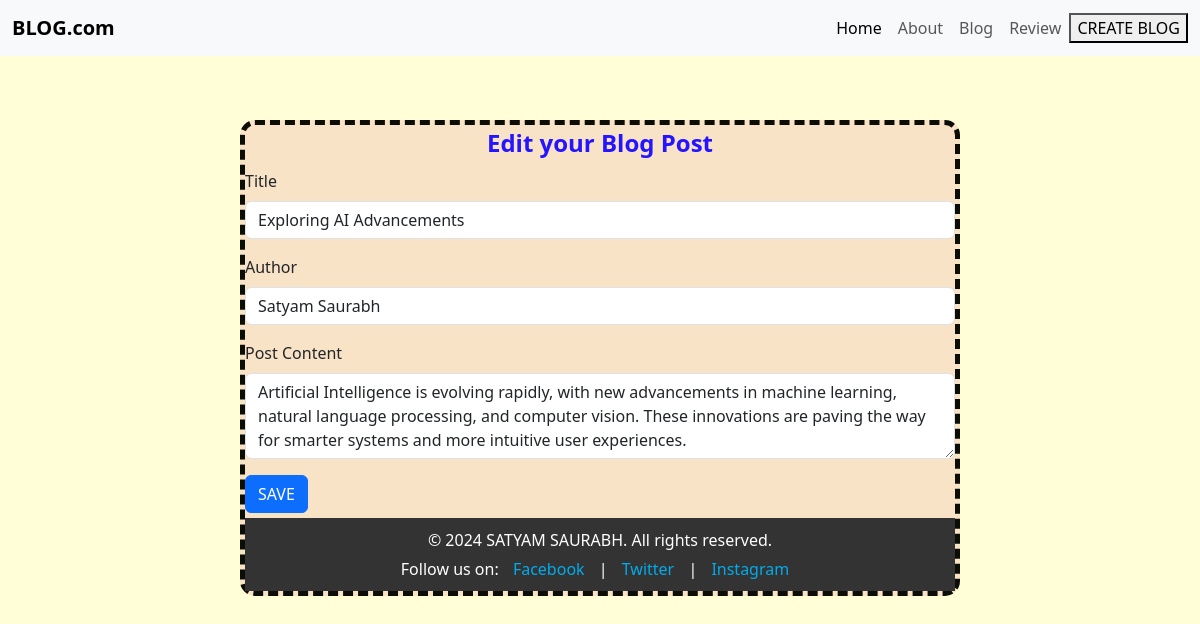
/update/14, run on the app's committed database.
### app.py (models this page shows, shortened)
class database(db.Model):
    id = db.Column(db.Integer, primary_key=True)
    Title = db.Column(db.String(50), nullable=False, unique=False)
    Date = db.Column(db.DateTime, default=datetime.utcnow)
    Content = db.Column(db.Text, nullable=False)
    Author = db.Column(db.String(20), nullable=False)
    likes = db.Column(db.Integer, default=0)
    Image = db.Column(db.String(100), nullable=True)  # New column for image filename

### app.py (the view, shortened to what this page needs)
@app.route('/update/<int:id>', methods=['POST','GET'])
def update(id):
    post=database.query.filter_by(id=id).first()
    return render_template ("update.html", post=post)

### templates/update.html (shortened to what this page needs)
<!DOCTYPE html>
<html lang="en">
<head>
    <link href="https://cdn.jsdelivr.net/npm/bootstrap@5.3.0/dist/css/bootstrap.min.css" rel="stylesheet">
    <link rel="stylesheet" href="https://cdn.jsdelivr.net/npm/purecss@3.0.0/build/pure-min.css"
>
    <link rel="stylesheet" href="{{ url_for('static', filename='style.css')}}">
</head>
<body style="background-color: rgb(255, 254, 214);">
    <nav class="navbar navbar-expand-lg navbar-light bg-light fixed-top">
        <div class="container-fluid">
            <a class="navbar-brand" href="/"><b>BLOG.com</b></a>
            <div class="collapse navbar-collapse" id="navbarNav">
                <ul class="navbar-nav ms-auto">
                    <li class="nav-item">
                        <a class="nav-link active" aria-current="page" href="/">Home</a>
                    </li>
                    <li class="nav-item">
                        <a class="nav-link" href="/about">About</a>
                    </li>
                    <li class="nav-item">
                        <a class="nav-link" href="/blog">Blog</a>
                    </li>
                    <li class="nav-item">
                        <a class="nav-link" href="/contact">Review</a>
                    </li>
                </ul>
                <br>
                <a href="/post"><button type="button" class="button">CREATE BLOG</button></a>
            </div>
        </div>
    </nav>
    <div class="form">
        <form method="POST" action="/update/{{post.id}}">
            <fieldset>
                <legend style="text-align: center; color: #2414ff;"><b>Edit your Blog Post</b></legend>
                <div class="mb-3">
                    <label for="titleInput" class="form-label">Title</label>
                    <input type="text" id="titleInput" value="{{post.Title}}" name="title" class="form-control"
                        placeholder="Enter the title" required>
                </div>
                <div class="mb-3">
                    <label for="authorInput" class="form-label">Author</label>
                    <input type="text" id="authorInput" value="{{post.Author}}" name="author" class="form-control"
                        placeholder="Enter your good name" required>
                </div>
                <div class="mb-3">
                    <label for="contentInput" class="form-label">Post Content</label>
                    <textarea id="contentInput" name="content" class="form-control" rows="3"
                        placeholder="Enter the post content" required>{{ post.Content }}</textarea>
                </div>
                <button type="submit" class="btn btn-primary">SAVE</button>
            </fieldset>
        </form>
        <footer class="footer">
            <div class="container">
                <p>&copy; 2024 SATYAM SAURABH. All rights reserved.</p>
                <p>Follow us on:
                    <a href="https://www.facebook.com" target="_blank">Facebook</a> |
                    <a href="https://www.twitter.com" target="_blank">Twitter</a> |
                    <a href="https://www.instagram.com" target="_blank">Instagram</a>
                </p>
            </div>
        </footer>
</body>
</html>

### static/style.css (style rules this page uses)
.footer { background-color: #333; color: #fff; text-align: center; padding: 5px 0; margin-top: 5px; }
.footer a { color: #00aced; text-decoration: none; margin: 0 10px; }
.footer p { margin: 5px 0; }
.form { border: 5px dashed rgb(13, 13, 8); width: 60vw; margin-left: 20vw; margin-top: 15vh; border-radius: 15px; background-color: rgb(249, 227, 198); }

### data on the page
database: title "Exploring AI Advancements", author "Satyam Saurabh", content "Artificial Intelligence is evolving rapidly, with new advancements in machine learning, natural language processing, and computer vision. These innovations are paving the way for smarter systems and more intuitive user experiences."
